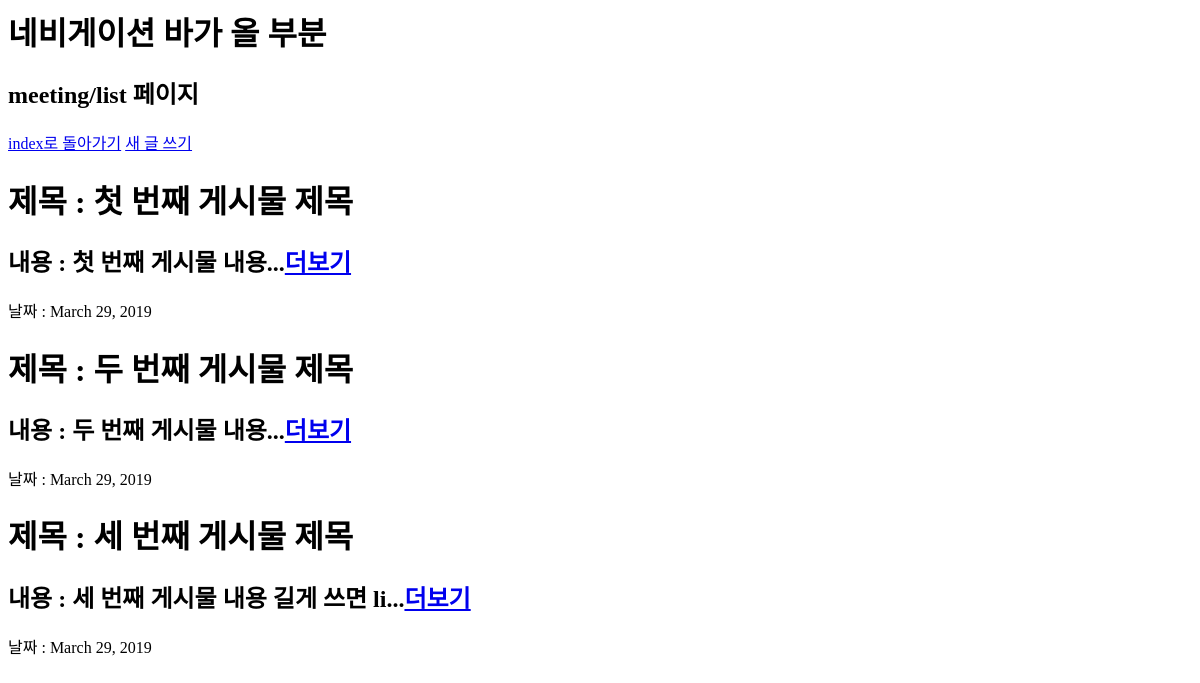
The page /meeting/listpage/ on the database as committed earlier.
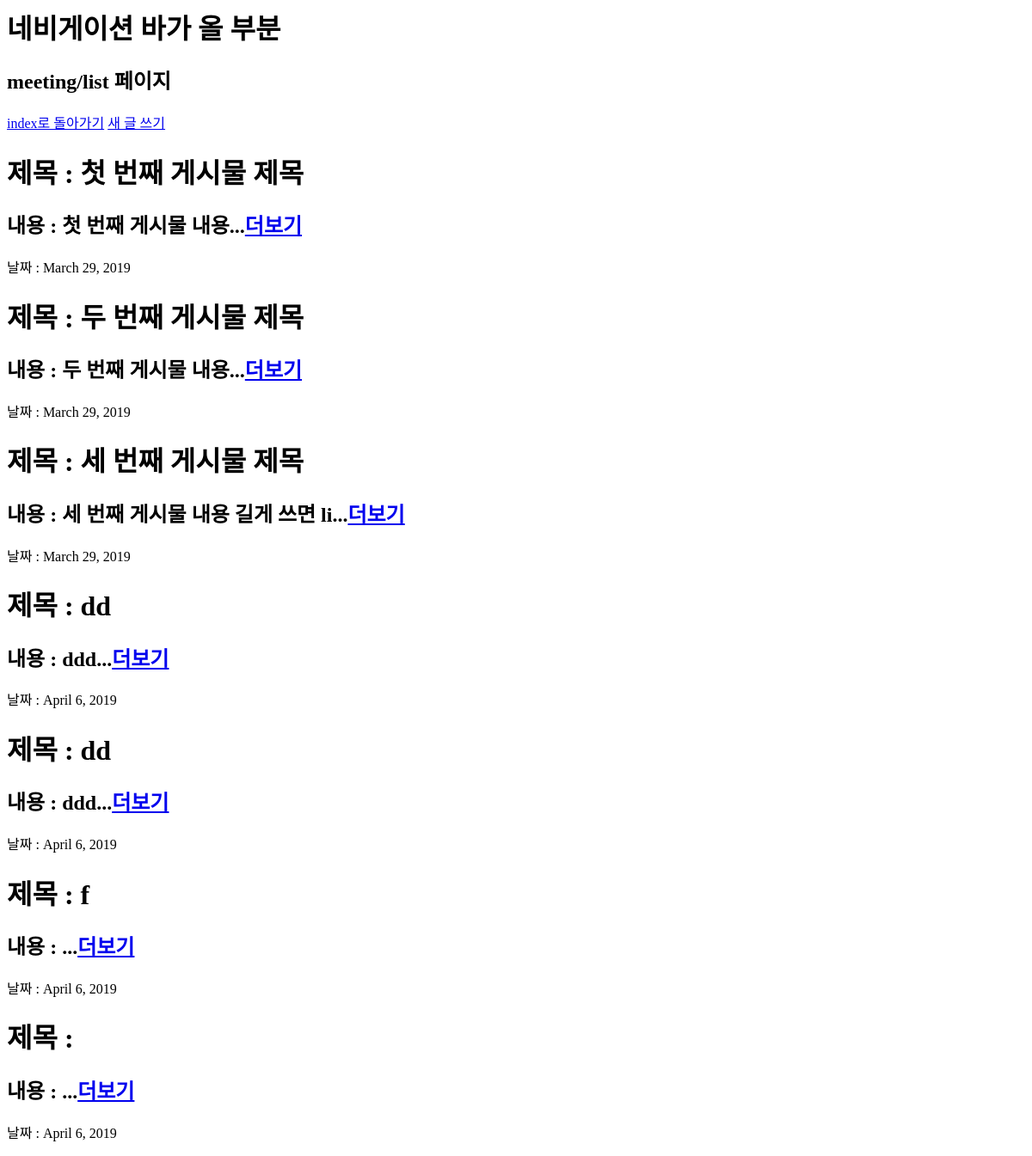
The same page on the database as committed later.
### meeting/models.py (models this page shows, shortened)
class Meeting(models.Model):
    category = models.CharField(max_length=20)
    title = models.CharField(max_length=50)
    body = models.CharField(max_length=200)
    date = models.DateField() # 날짜 지정
    start_time = models.TimeField() # 시작 시각
    end_time = models.TimeField() # 끝나는 시각
    created_at = models.DateTimeField(auto_now_add=True) # 만든 시각 자동 저장
    updated_at = models.DateTimeField(auto_now=True) # 수정 시각 자동 저장
    def summary(self):
        return self.body[:20]

### meeting/views.py (the view)
# urls.py: path('listpage/', views.listpage, name="listpage"),
def listpage(request):
    meetings = Meeting.objects
    return render(request, 'meeting/listpage.html', {'meetings': meetings})

### meeting/templates/meeting/listpage.html
{% extends 'base.html' %}
{% block content %}
<h2>meeting/list 페이지</h2>
<a href="{% url 'index' %}">index로 돌아가기</a>
<a href="{% url 'new' %}">새 글 쓰기</a>
{% for meeting in meetings.all %}
    <h1>제목 : {{ meeting.title }}</h1>
    <h2>내용 : {{ meeting.summary}}...<a href="{% url 'detail' meeting.id %}">더보기</a></h2>
    <p>날짜 : {{ meeting.date }}</p>
{% endfor %}
{% endblock %}

### jamanchuproject/templates/base.html
<h1>네비게이션 바가 올 부분</h1>
<div>
    {% block content %}
    {% endblock %}
</div>

Rows that differ between the two databases and show on the page:
added Meeting: title "dd", summary "ddd", date "April 6, 2019"
added Meeting: title "dd", summary "ddd", date "April 6, 2019"
added Meeting: title "f", date "April 6, 2019"
added Meeting: date "April 6, 2019"
